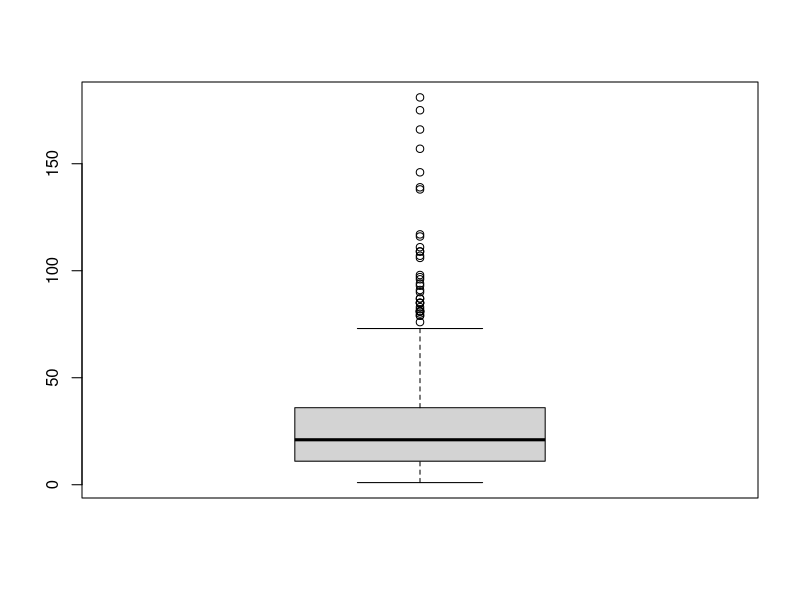
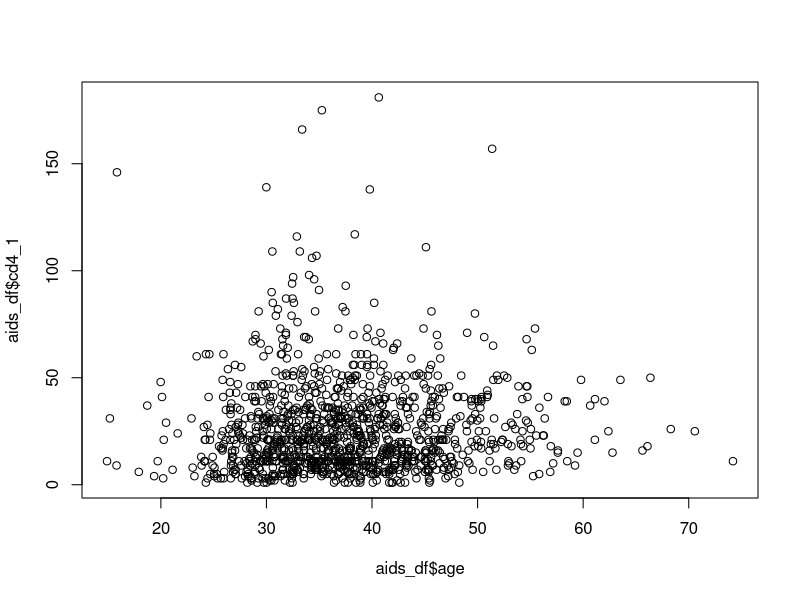
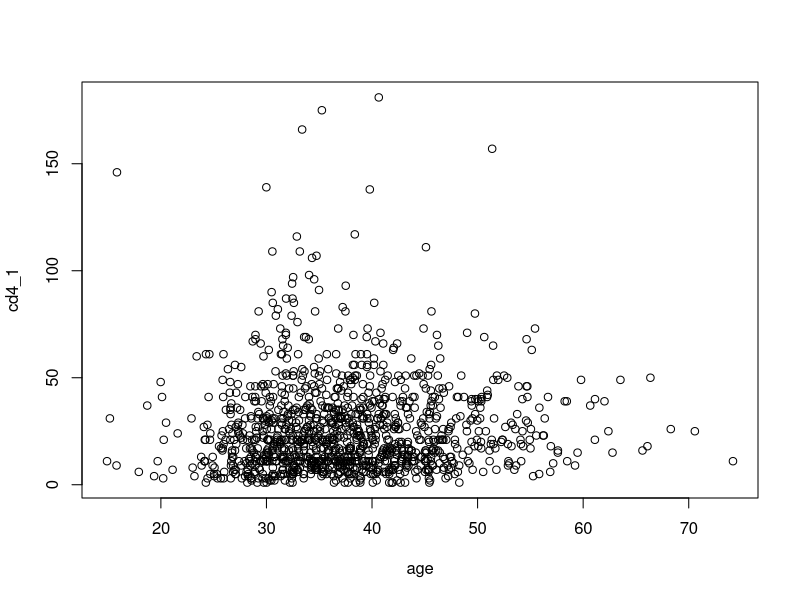

Generate these figures, in order, with R:
## ---- chunk 1
aids_df <- read.delim("../data/aids_dataset.txt", sep = " ")
## ---- chunk 2
?read.delim
## ---- chunk 3
head(aids_df)

# print first 2 lines
head(aids_df, 2)

tail(aids_df)
## ---- chunk 4
str(aids_df)
aids_df$treatment <- as.factor(aids_df$treatment)
aids_df$gender <- as.factor(aids_df$gender)
str(aids_df)
## ---- chunk 5
# mean of age
mean(aids_df$age)

# mean of CD4 count at week 1
mean(aids_df$cd4_1)
## ---- chunk 6
# median of CD4 count at week 2
median(aids_df$cd4_2)
## ---- chunk 7
tbl <- table(aids_df$cd4_1)
sort(tbl, decreasing = TRUE)
## ---- chunk 8
# 10th, 25th, 33rd and 78th percentiles of age
quantile(aids_df$age, probs = c(0.1, 0.25, 0.33, 0.78))
## ---- chunk 9
# 10th, 25th, 33rd and 78th percentiles of age - type 2
quantile(aids_df$age, probs = c(0.1, 0.25, 0.33, 0.78), type = 2)
## ---- chunk 10
# range of CD4 counts at week 1
max(aids_df$cd4_1) - min(aids_df$cd4_1)
## ---- chunk 11
### IQR of CD4 counts at week 1
# calculate Q1 and Q3
quantile(aids_df$cd4_1, probs = c(0.25, 0.75))

# IQR = Q3 - Q1
36 - 11
## ---- chunk 12
IQR(aids_df$cd4_1)
## ---- chunk 13
# Variance of CD4 counts at week 1
var(aids_df$cd4_1)

# Std. deviation of CD4 counts at week 1
sqrt(var(aids_df$cd4_1))
sd(aids_df$cd4_1)
## ---- chunk 14
### Outliers for CD4 counts at weeek 1
Q1 <- quantile(aids_df$cd4_1, 0.25)
Q3 <- quantile(aids_df$cd4_1, 0.75)

IQR_val <- IQR(aids_df$cd4_1)

UL <- Q3 + 1.5 * IQR_val
LL <- Q1 - 1.5 * IQR_val

cond <- aids_df$cd4_1 > UL | aids_df$cd4_1 < LL
aids_df$cd4_1[cond]
## ---- chunk 15
boxplot(aids_df$cd4_1)
## ---- chunk 16
boxplot.stats(aids_df$cd4_1)
## ---- chunk 17
summary(aids_df$cd4_1)

summary(aids_df)
## ---- chunk 18
new_summary <- function(x){ 
    out <- list(
        min = min(x),
        max = max(x),
        quants = quantile(x, prob = c(0.1, 0.25, 0.5, 0.75, 0.9),
                          type = 2),
        mean    = mean(x),
        var     = var(x),
        std_dev = sd(x),
        length  = length(x)
    )
  class(out) <- "new_summary"
  return(out) 
}

print.new_summary <- function(object, ...){
    cat("Min:", object$min, "\n")
    cat("10th percentile:", object$quants[1], "\n")
    cat("25th percentile:", object$quants[2], "\n")
    cat("50th percentile (median):", object$quants[3], "\n")
    cat("Mean:", object$mean, "\n")
    cat("75th percentile:", object$quants[4], "\n")
    cat("90th percentile:", object$quants[5], "\n")
    cat("Max:", object$max, "\n")
    cat("Var:", object$var, "\n")
    cat("Sd:", object$std_dev, "\n")
    cat("Length:", object$length, "\n")
}
## ---- chunk 19
new_summary(aids_df$cd4_1)
new_summary(aids_df[aids_df$treatment == "trt1", "cd4_1"])
new_summary(aids_df[aids_df$treatment == "trt2", "cd4_1"])
new_summary(aids_df[aids_df$treatment == "trt3", "cd4_1"])
new_summary(aids_df[aids_df$treatment == "trt4", "cd4_1"])
## ---- chunk 20
plot(aids_df$age, aids_df$cd4_1)
plot(cd4_1 ~ age, aids_df)
## ---- chunk 21
cor(aids_df$age, aids_df$cd4_1)
## ---- chunk 22
cor(aids_df$age, aids_df$cd4_1, method = "spearman")
